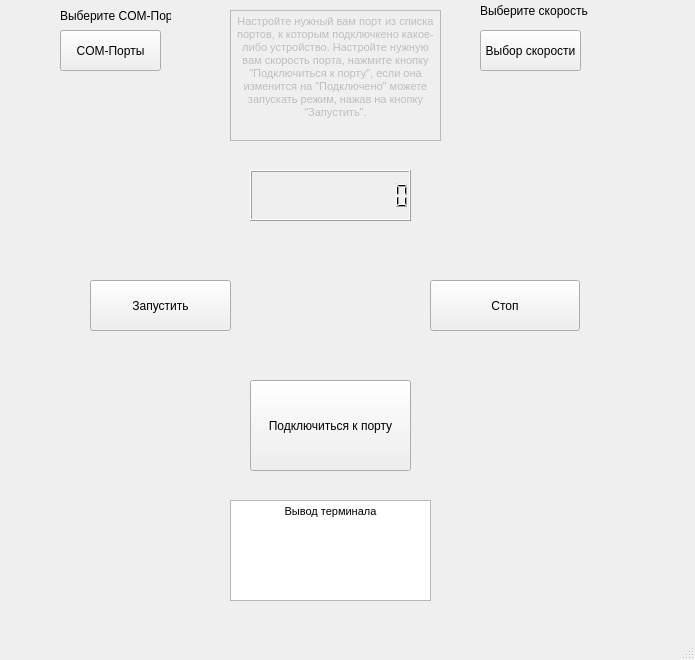
<?xml version="1.0" encoding="UTF-8"?>
<ui version="4.0">
 <class>MainWindow</class>
 <widget class="QMainWindow" name="MainWindow">
  <property name="geometry">
   <rect>
    <x>0</x>
    <y>0</y>
    <width>695</width>
    <height>660</height>
   </rect>
  </property>
  <property name="windowTitle">
   <string>MainWindow</string>
  </property>
  <widget class="QWidget" name="centralwidget">
   <widget class="QPushButton" name="start">
    <property name="geometry">
     <rect>
      <x>90</x>
      <y>280</y>
      <width>141</width>
      <height>51</height>
     </rect>
    </property>
    <property name="text">
     <string>Запустить</string>
    </property>
   </widget>
   <widget class="QPushButton" name="current_speed_ports">
    <property name="geometry">
     <rect>
      <x>480</x>
      <y>30</y>
      <width>101</width>
      <height>41</height>
     </rect>
    </property>
    <property name="text">
     <string>Выбор скорости</string>
    </property>
   </widget>
   <widget class="QLabel" name="label_5">
    <property name="geometry">
     <rect>
      <x>480</x>
      <y>0</y>
      <width>111</width>
      <height>21</height>
     </rect>
    </property>
    <property name="text">
     <string>Выберите скорость</string>
    </property>
   </widget>
   <widget class="QLabel" name="label">
    <property name="geometry">
     <rect>
      <x>60</x>
      <y>0</y>
      <width>111</width>
      <height>31</height>
     </rect>
    </property>
    <property name="text">
     <string>Выберите COM-Порт</string>
    </property>
   </widget>
   <widget class="QPushButton" name="current_COM_port">
    <property name="geometry">
     <rect>
      <x>60</x>
      <y>30</y>
      <width>101</width>
      <height>41</height>
     </rect>
    </property>
    <property name="text">
     <string>COM-Порты</string>
    </property>
   </widget>
   <widget class="QLCDNumber" name="result">
    <property name="geometry">
     <rect>
      <x>250</x>
      <y>170</y>
      <width>161</width>
      <height>51</height>
     </rect>
    </property>
    <property name="cursor">
     <cursorShape>ArrowCursor</cursorShape>
    </property>
    <property name="digitCount">
     <number>12</number>
    </property>
   </widget>
   <widget class="QPushButton" name="stop">
    <property name="enabled">
     <bool>true</bool>
    </property>
    <property name="geometry">
     <rect>
      <x>430</x>
      <y>280</y>
      <width>150</width>
      <height>51</height>
     </rect>
    </property>
    <property name="text">
     <string>Стоп</string>
    </property>
   </widget>
   <widget class="QTextBrowser" name="text_terminal">
    <property name="enabled">
     <bool>true</bool>
    </property>
    <property name="geometry">
     <rect>
      <x>230</x>
      <y>500</y>
      <width>201</width>
      <height>101</height>
     </rect>
    </property>
    <property name="html">
     <string>&lt;!DOCTYPE HTML PUBLIC &quot;-//W3C//DTD HTML 4.0//EN&quot; &quot;http://www.w3.org/TR/REC-html40/strict.dtd&quot;&gt;
&lt;html&gt;&lt;head&gt;&lt;meta name=&quot;qrichtext&quot; content=&quot;1&quot; /&gt;&lt;style type=&quot;text/css&quot;&gt;
p, li { white-space: pre-wrap; }
&lt;/style&gt;&lt;/head&gt;&lt;body style=&quot; font-family:'MS Shell Dlg 2'; font-size:8.25pt; font-weight:400; font-style:normal;&quot;&gt;
&lt;p align=&quot;center&quot; style=&quot; margin-top:0px; margin-bottom:0px; margin-left:0px; margin-right:0px; -qt-block-indent:0; text-indent:0px;&quot;&gt;Вывод терминала&lt;/p&gt;
&lt;p align=&quot;center&quot; style=&quot;-qt-paragraph-type:empty; margin-top:0px; margin-bottom:0px; margin-left:0px; margin-right:0px; -qt-block-indent:0; text-indent:0px;&quot;&gt;&lt;br /&gt;&lt;/p&gt;&lt;/body&gt;&lt;/html&gt;</string>
    </property>
   </widget>
   <widget class="QPushButton" name="pushButton">
    <property name="geometry">
     <rect>
      <x>250</x>
      <y>380</y>
      <width>161</width>
      <height>91</height>
     </rect>
    </property>
    <property name="text">
     <string>Подключиться к порту</string>
    </property>
   </widget>
   <widget class="QTextEdit" name="textEdit">
    <property name="enabled">
     <bool>false</bool>
    </property>
    <property name="geometry">
     <rect>
      <x>230</x>
      <y>10</y>
      <width>211</width>
      <height>131</height>
     </rect>
    </property>
    <property name="html">
     <string>&lt;!DOCTYPE HTML PUBLIC &quot;-//W3C//DTD HTML 4.0//EN&quot; &quot;http://www.w3.org/TR/REC-html40/strict.dtd&quot;&gt;
&lt;html&gt;&lt;head&gt;&lt;meta name=&quot;qrichtext&quot; content=&quot;1&quot; /&gt;&lt;style type=&quot;text/css&quot;&gt;
p, li { white-space: pre-wrap; }
&lt;/style&gt;&lt;/head&gt;&lt;body style=&quot; font-family:'MS Shell Dlg 2'; font-size:8.25pt; font-weight:400; font-style:normal;&quot;&gt;
&lt;p align=&quot;center&quot; style=&quot; margin-top:0px; margin-bottom:0px; margin-left:0px; margin-right:0px; -qt-block-indent:0; text-indent:0px;&quot;&gt;&lt;span style=&quot; font-size:8pt;&quot;&gt;Настройте нужный вам порт из списка портов, к которым подключкено какое-либо устройство. Настройте нужную вам скорость порта, нажмите кнопку &amp;quot;Подключиться к порту&amp;quot;, если она изменится на &amp;quot;Подключено&amp;quot; можете запускать режим, нажав на кнопку &amp;quot;Запустить&amp;quot;.&lt;/span&gt;&lt;/p&gt;&lt;/body&gt;&lt;/html&gt;</string>
    </property>
   </widget>
  </widget>
  <widget class="QMenuBar" name="menubar">
   <property name="geometry">
    <rect>
     <x>0</x>
     <y>0</y>
     <width>695</width>
     <height>21</height>
    </rect>
   </property>
  </widget>
  <widget class="QStatusBar" name="statusbar"/>
 </widget>
 <resources/>
 <connections/>
</ui>
